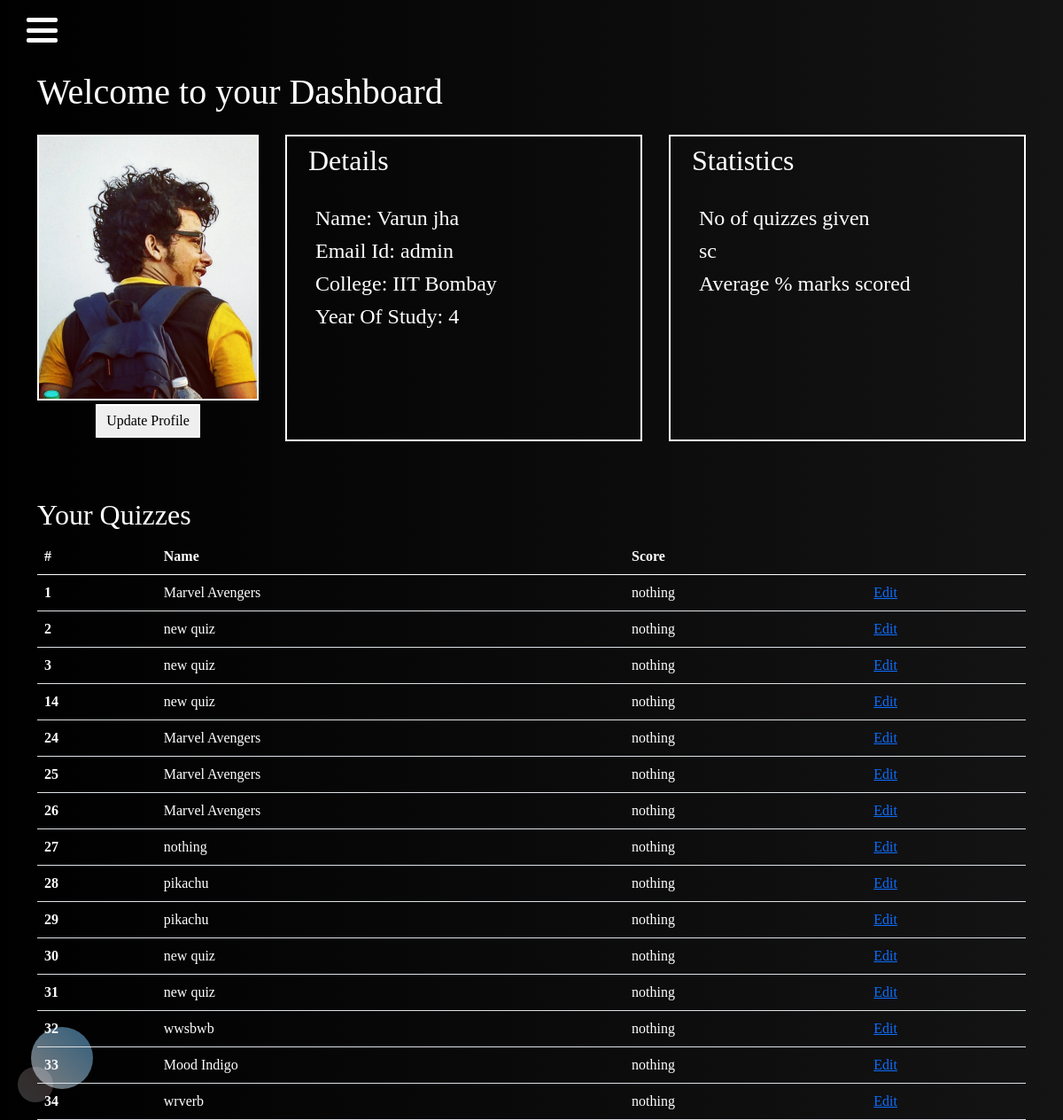
/accounts/dashboard (signed in), run on the app's committed database.
### accounts/models.py (models this page shows, shortened)
class User_profile(models.Model):
    user_id=models.IntegerField()
    user_name=models.CharField(max_length=200)
    college=models.CharField(max_length=200,blank=True)
    year_study=models.CharField(max_length=200,blank=True)
    total_quizzes_given=models.IntegerField(blank=True,default=0)
    average_score=models.IntegerField(blank=True,default=0)
    profile_img=models.ImageField(upload_to="photos/%y/%m/",blank=True,default='aaaaaaa.jpeg')

### quizzes/models.py (models this page shows, shortened)
class Quiz(models.Model):
    quiz_id=models.IntegerField()
    private_key=models.CharField(max_length=50,blank=True)
    quiz_title=models.CharField(max_length=200)
    quiz_sub_heading=models.CharField(max_length=200,blank=True)
    cover_img=models.ImageField(upload_to="photos/%y/%m/",default='aaaaaaa.jpeg')
    created_by=models.IntegerField(default=1)
    is_public=models.BooleanField(default=True)
    instructions=models.TextField(blank=True)
    time_alloted=models.IntegerField(default=20)

### accounts/views.py (the view, shortened to what this page needs)
# urls.py: path('dashboard', views.dashboard, name='dashboard'),
@login_required(login_url='login')
def dashboard(request):
    user_id=request.user.id
    this_user=get_object_or_404(User_profile,user_id=user_id)
    quizzes_by_user=Quiz.objects.filter(created_by=user_id)
    data={'user':this_user,
    'quizzes_by_user' :quizzes_by_user,
    }
    return render(request,'dashboard.html',data)

### accounts/context_processors.py (called while the page is built)
def user_profile(request):
    if request.user.is_authenticated:
        user_profile=get_object_or_404(User_profile,user_id=request.user.id)
        return {'user_profile' : user_profile ,}
    else:
        return {}

### templates/dashboard.html (shortened to what this page needs)
{% extends 'base.html' %}  {% block content %}
<div class="container my-4">
    <h1>Welcome to your Dashboard</h1>
</div>
<div class="dashboard container my-3 mx-6">
    <div class="photo_case">
        <div id="photo_box">
        </div>
        <button class="update_profile my-1" id='update_profile_button'>Update Profile</button>
    </div>
    <div class="desc_box" class="" id='view_details'>
        <h2 class="mx-4 my-2">Details</h2><br>
        <ul style="list-style: none;">
            <li>
                <h4>Name: {{user.user_name}}</h4>
            </li>
            <li>
                <h4>Email Id: {{request.user.username}}</h4>
            </li>
            <li>
                <h4>College: {{user.college}} </h4>
            </li>
            <li>
                <h4>Year Of Study: {{user.year_study}}</h4>
            </li>
        </ul>
    </div>
    <div class="desc_box" class="">
        <h2 class="mx-4 my-2">Statistics</h2><br>
        <ul style="list-style: none;">
            <li>
                <h4>No of quizzes given </h4>
            </li>
            <li>
                <h4>sc</h4>
            </li>
            <li>
                <h4>Average % marks scored</h4>
            </li>
        </ul>
    </div>
</div>
<br><br>
<div class="container">
    <h2>Your Quizzes</h2>
    {% if quizzes_by_user %}
    <table class="table table-hover" style="color: white;">
        <thead>
            <tr>
                <th scope="col">#</th>
                <th scope="col">Name</th>
                <th scope="col">Score</th>
                <th scope="col"></th>
            </tr>
        </thead>
        <tbody>
            {% for quiz in quizzes_by_user %}
            <tr style="color: white;">
                <th scope="row">{{quiz.quiz_id}}</th>
                <td>{{quiz.quiz_title}}</td>
                <td>nothing</td>
                <td><a href="{% url 'view_questions' quiz.quiz_id %}">Edit</a></td>
            </tr>
            {% endfor %}
        </tbody>
    </table>
    {% endif %}
</div>
{% endblock content %}

### static/css/navbar.css (style rules this page uses)
html, body { height: 100%; }
body { min-height: 100%; font-family: 'Rozha One', serif; margin-top: 80px; }
* { margin: 0; padding: 0; box-sizing: border-box; }

### data on the page
User_profile: user_name "Varun jha", college "IIT Bombay", year_study "4"
Quiz: quiz_id "1", quiz_title "Marvel Avengers"
Quiz: quiz_id "2", quiz_title "new quiz"
Quiz: quiz_id "3", quiz_title "new quiz"
Quiz: quiz_id "14", quiz_title "new quiz"
Quiz: quiz_id "24", quiz_title "Marvel Avengers"
Quiz: quiz_id "25", quiz_title "Marvel Avengers"
Quiz: quiz_id "26", quiz_title "Marvel Avengers"
Quiz: quiz_id "27", quiz_title "nothing"
Quiz: quiz_id "28", quiz_title "pikachu"
Quiz: quiz_id "29", quiz_title "pikachu"
Quiz: quiz_id "30", quiz_title "new quiz"
Quiz: quiz_id "31", quiz_title "new quiz"
Quiz: quiz_id "32", quiz_title "wwsbwb"
Quiz: quiz_id "33", quiz_title "Mood Indigo"
Quiz: quiz_id "34", quiz_title "wrverb"

### other printed values
{{ request.user.username }} "admin"
